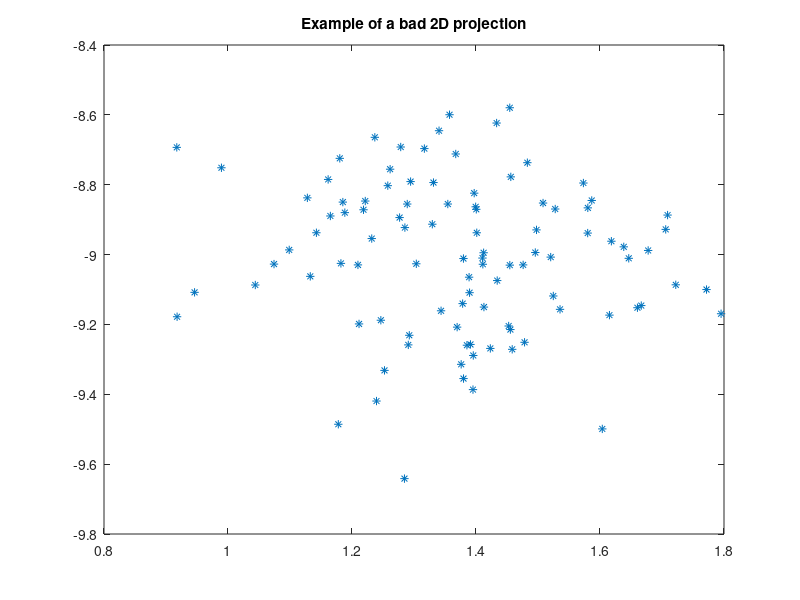

Write MATLAB code to recreate this figure.
N=100;
n=20;

A = [  -3.16157       -3.23618       -3.39714       -3.28363       -3.12574       -3.38417       -3.63314       -3.67908       -3.57880       -3.55694       -3.93156       -3.59332       -3.51939       -3.51703       -3.78061       -3.79425       -3.81037       -3.71708       -3.68700       -3.68767       -3.02509       -3.05074       -3.03496       -3.37963       -3.30828       -3.48747       -3.76795       -3.63781       -3.82792       -3.84969       -3.62338       -3.72080       -3.90727       -3.84041       -3.75970       -3.81044       -3.62548       -3.50144       -3.64054       -3.55402       -3.45676       -3.37631       -3.14181       -3.30599       -3.07090       -3.56525       -3.37906       -3.45549       -3.46619       -3.80665       -3.91610       -3.51905       -3.75861       -3.53218       -3.55007       -3.63229       -3.72780       -3.62096       -3.47106       -3.63839       -3.12485       -3.23639       -3.38850       -3.18732       -3.22602       -3.21455       -3.37471       -3.57676       -3.60364       -3.25678       -3.88145       -4.03564       -3.83400       -3.84010       -3.79464       -4.01852       -4.12026       -3.83111       -3.59462       -3.57681       -3.18613       -3.13735       -3.42701       -3.11346       -3.66996       -3.51365       -3.70084       -3.51134       -4.07716       -4.02569       -3.86293       -3.28223       -3.57235       -3.91163       -4.01799       -3.93999       -3.84253       -3.64680       -3.64823       -3.64145;
       12.93574       12.84626       13.43796       13.00471       13.31117       12.98826       13.14775       13.39955       12.70774       12.62817       12.74717       12.93369       12.73606       12.86168       12.80697       13.07129       12.86254       12.41782       12.38155       12.75294       13.09495       12.43620       13.31642       13.30178       13.25900       13.07956       13.05671       13.09230       12.88530       12.97768       13.06630       12.72844       12.99551       12.80086       12.50665       12.60013       12.46505       12.68756       12.50038       12.69968       12.93144       13.04471       13.28653       13.14087       12.97626       13.01728       12.98059       13.10412       12.87832       12.71339       13.16553       13.06959       13.08931       12.74441       12.73722       12.77591       12.78274       12.78731       12.62341       12.82351       13.16251       12.67824       13.12207       12.92018       13.22311       13.02851       13.21185       12.99401       13.07874       13.03780       12.75255       12.90300       13.16504       12.89605       13.16433       13.03824       12.48314       12.55021       12.55310       12.45009       12.90459       13.10551       13.41216       13.16890       12.77867       13.07155       12.92803       12.85936       13.10968       12.65711       12.72870       12.74931       12.73374       12.51628       12.50238       12.46101       12.78411       12.85132       12.92445       12.70150;
      -10.12369      -10.34390       -9.93912      -10.01578       -9.83570       -9.54133      -10.08962      -10.11638      -10.07732      -10.23819       -9.78701       -9.92143       -9.86628      -10.03513      -10.31672      -10.25573      -10.68084      -10.47002      -10.58940      -10.18874      -10.26728      -10.02932       -9.61733      -10.19361       -9.83783       -9.73227       -9.91418      -10.00364       -9.84084      -10.10573      -10.33257       -9.97414      -10.28479      -10.45022      -10.10362      -10.32963       -9.94138      -10.47714      -10.33240      -10.53096      -10.23194      -10.02253       -9.57349       -9.73814       -9.82442       -9.84739      -10.33201       -9.88685      -10.37597      -10.05652       -9.88500       -9.99578       -9.84597      -10.05912      -10.23528      -10.35020      -10.16110      -10.01305      -10.71528       -9.87312       -9.58060      -10.27762       -9.87322       -9.82544      -10.02255       -9.97550       -9.98832      -10.00444      -10.24436      -10.47269       -9.86118       -9.60893       -9.75601      -10.09214      -10.32780       -9.91798      -10.35475      -10.16148       -9.96206      -10.30425       -9.95646       -9.97315       -9.97103       -9.84934       -9.93141       -9.95312       -9.84452       -9.62145      -10.10937      -10.04647       -9.94300       -9.81171       -9.76477      -10.29830      -10.17643      -10.05542      -10.43584       -9.82618       -9.94916      -10.12054;
        0.46891        0.36808        0.62733        0.70862        0.74064        0.83737        0.61795        0.67920        0.68685        0.66082        0.67817        0.44067        0.46158        0.34028        0.67043        0.50139        0.19373        0.46806        0.71138        0.04394        0.30034        0.29335        0.80510        0.50446        0.96196        0.66190        0.87328        0.62954        0.60118        0.47885        0.73903        0.69357        0.64808        0.73255        0.62080        0.45133        0.53748        0.46113        0.50448        0.31306        0.34450        0.08286        0.63359        0.80463        0.57292        1.04353        0.88931        1.11834        0.64856        0.57922        0.91072        0.46096        0.74312        0.59751        0.55500        0.56877        0.45590        0.83464        0.20606        0.52321        0.51058        0.59304        0.82871        0.78791        1.03879        0.97607        0.73725        0.53097        0.79701        0.73988        0.72595        0.55782        0.44053        0.51602        0.42960        0.34846        0.76661        0.21455        0.27687        0.46460        0.32351        0.38549        0.80043        0.49964        0.80783        0.97179        0.55999        0.53546        0.71913        0.67061        0.67072        0.60913        0.69876        0.78104        0.55502        0.37498        0.51268        0.64000        0.31785        0.42888;
        2.63269        2.23027        2.83486        2.60118        2.68890        2.56117        2.37232        2.59997        2.49523        2.46676        2.91255        2.55083        2.56397        2.85198        2.25878        2.09878        2.18267        2.43686        2.54282        2.35944        2.77982        2.56975        2.87251        2.80422        2.66322        2.80135        2.83033        2.35709        2.56084        2.99403        2.49574        2.45354        2.47555        2.66954        2.60566        2.33140        2.54586        2.57815        2.65363        2.31793        2.41046        2.38079        2.66108        2.67474        2.60484        2.67978        2.97372        2.56960        2.79682        2.78409        2.68385        2.61724        2.40858        2.40366        2.11346        2.34655        2.46227        2.33377        2.05722        2.07175        2.60661        2.55679        2.36871        2.79333        2.76370        2.90096        2.59448        2.78814        2.60427        2.79751        2.30116        2.46743        2.76160        2.46476        2.13141        2.72635        2.00777        2.28734        2.27176        2.48955        2.43122        2.40979        2.93476        2.41920        2.59307        2.67186        2.72240        2.53992        2.94507        2.70021        2.56700        2.62171        2.32427        2.54559        2.57277        2.37724        2.36013        2.65104        2.28033        2.49120;
        4.13001        3.74636        4.88934        4.49874        4.81214        4.60950        4.49041        5.12361        4.80378        5.00331        5.03843        4.82966        4.72229        4.98966        4.74786        4.91172        4.45586        4.30680        4.65110        4.50674        4.03388        4.30089        4.67457        4.72364        4.69387        4.79379        4.92206        4.81582        4.58674        4.79897        4.74262        4.52708        4.41123        4.96986        4.54737        4.37936        4.64890        4.39782        4.13261        4.29589        4.20234        4.14083        4.84115        5.00028        4.83685        4.86937        4.64746        4.66409        5.00125        4.86432        4.78247        4.78756        4.73537        4.46350        4.80464        4.92117        4.75519        4.27799        4.71411        4.49697        3.94703        3.84501        4.63602        4.74220        4.90258        4.61207        4.99309        4.76050        4.90167        5.18685        4.64656        4.36174        4.87238        4.33865        4.43205        4.94269        4.41177        4.41384        4.36526        4.52361        4.33228        3.96719        4.64271        5.07465        4.84408        5.08742        4.89729        4.96611        4.82439        4.78944        5.29465        4.52082        4.86165        4.73606        4.21059        4.75960        4.64128        4.10131        4.43463        4.10142;
        4.41249        4.02413        4.45904        4.63833        4.82430        4.54082        4.95018        4.74746        4.93286        4.57361        4.74067        4.60814        4.41860        4.73417        4.43161        4.48694        4.60536        4.11550        4.19885        3.89105        4.42243        4.25751        4.72007        4.54382        4.71243        4.88746        4.81258        4.81838        4.78965        4.68015        4.73529        4.66484        4.59674        4.46863        4.27167        4.63009        4.46123        4.27141        4.17449        4.25676        4.43546        3.87721        4.55529        4.39244        4.63344        4.30483        4.59718        4.89436        4.81359        4.35448        4.71974        4.57726        4.53454        4.47533        4.47154        4.31463        4.81432        4.10915        4.30394        4.21256        4.44603        4.12961        4.78053        4.50872        4.37292        4.45118        4.60546        4.52764        4.41317        4.79565        4.82205        4.62056        4.60978        4.66637        4.45166        3.89190        4.23105        4.09742        4.39156        4.19005        4.39205        4.05396        4.42215        4.78195        4.51880        4.40180        4.83334        4.68109        4.53221        4.63342        4.58489        4.48477        4.72142        4.36152        4.43384        4.48363        4.29993        4.33047        3.98542        4.13089;
       -6.82586       -6.92746       -7.27341       -7.15183       -7.22080       -7.29804       -7.16655       -7.14003       -7.46270       -7.51334       -7.41535       -7.62342       -7.68121       -7.86454       -7.76339       -7.70633       -7.34354       -7.56025       -7.42382       -7.39280       -6.82089       -6.98041       -6.75026       -7.26369       -7.20869       -7.33298       -7.24835       -7.05408       -7.43676       -7.45566       -7.40121       -7.46576       -7.44970       -7.50437       -7.46113       -7.79536       -7.61221       -7.72548       -7.32046       -7.41665       -7.41051       -7.04799       -7.09418       -7.17366       -7.21052       -7.24259       -7.18877       -7.41505       -7.22964       -7.44960       -7.84522       -7.82560       -7.74437       -7.75670       -7.82704       -7.60474       -7.50237       -7.75748       -7.09383       -7.01157       -6.92367       -7.12315       -7.12741       -7.04184       -7.12252       -7.19988       -7.15576       -7.44480       -7.63356       -7.36711       -7.41112       -7.81075       -7.67417       -7.11683       -7.64864       -7.63198       -7.64212       -6.95583       -7.56471       -7.94905       -6.77849       -7.24593       -6.83297       -7.30749       -7.31205       -6.96405       -7.06035       -7.36361       -7.45739       -7.34002       -7.43242       -7.30032       -7.61811       -7.45411       -7.37288       -7.44825       -7.34075       -7.73362       -7.05800       -7.47974;
      -21.62484      -21.50553      -21.31266      -21.25393      -21.40380      -21.18850      -21.30460      -21.53748      -21.47934      -21.10113      -21.54017      -21.63135      -21.29183      -21.56066      -21.55202      -21.67323      -21.42365      -21.29517      -21.80494      -22.00523      -21.50008      -22.04394      -21.24677      -20.92106      -21.32371      -21.54997      -21.03339      -21.62063      -21.50784      -21.46566      -21.32787      -21.36356      -21.54437      -21.28966      -21.94527      -21.43928      -21.88938      -21.53989      -21.56178      -21.61577      -21.56896      -21.83450      -21.57935      -21.15731      -21.23021      -21.24899      -21.07473      -21.68607      -21.35284      -21.32385      -21.78938      -21.44424      -21.50624      -21.48771      -21.41550      -21.79942      -21.71445      -21.90985      -21.47740      -21.50083      -21.47108      -21.84135      -21.09910      -21.54936      -21.19014      -21.41509      -21.21675      -21.23559      -21.50350      -21.59761      -21.37167      -21.46637      -21.66454      -21.43908      -21.68629      -21.45176      -21.75260      -21.34481      -21.46352      -21.99166      -21.26799      -21.94707      -21.49514      -21.44241      -21.62532      -20.85672      -21.50398      -21.17998      -21.16791      -21.40201      -21.61135      -21.47333      -21.70740      -21.68856      -21.65877      -21.88193      -21.48093      -22.15465      -21.89161      -21.63819;
        2.80263        2.74849        3.03513        3.22096        3.33731        3.36918        2.93072        3.23872        3.11317        3.27077        3.05367        2.96791        2.92800        3.24821        2.96073        2.75641        2.94922        2.64585        2.64692        2.64999        3.01620        3.12775        3.12573        3.25489        3.45011        3.19101        2.89651        2.90295        3.33851        3.25288        2.87959        2.93612        3.43219        2.70664        2.96846        2.94553        2.71177        2.83523        2.56407        2.38135        3.02486        3.09903        3.30987        3.04202        3.29624        3.38306        3.36197        3.22501        3.24050        3.15660        2.94450        2.84847        2.98259        2.75142        2.91913        2.80367        2.76362        2.59633        2.96770        2.82964        2.72183        3.03297        3.47904        3.37011        2.61692        3.53692        3.41312        3.21780        3.34532        3.17913        3.09483        2.90928        3.10993        2.90904        2.88592        2.88463        3.23742        2.98574        2.90698        2.53740        3.24900        2.74123        3.39684        3.00774        3.14961        3.42907        3.38123        3.10744        3.36908        3.10462        3.10965        3.16149        2.94646        2.92018        2.97515        3.20700        2.96580        2.80843        2.71238        2.62042;
        8.36499        8.50323        8.37178        8.01673        7.89205        8.15726        7.95270        7.94181        7.72588        7.86844        7.78685        7.37512        7.39999        7.78453        7.78762        7.69255        7.81215        7.85192        7.75762        8.04369        8.56376        8.53403        8.12382        8.36939        8.17564        8.01211        7.95313        7.98701        7.93852        7.63415        7.84269        7.43162        7.34847        7.52830        7.47172        7.67137        7.84658        7.73206        7.58544        7.53641        9.01296        8.63725        8.42768        8.24774        8.24859        7.91830        8.01811        7.80070        7.82815        7.99747        7.62590        7.46877        7.57626        7.67697        7.72590        7.52962        7.72769        7.90004        7.63510        7.64639        8.85141        8.84437        8.52640        8.18508        7.98221        7.80272        7.81613        7.87493        7.93183        7.90021        7.83811        7.54618        7.62568        7.39765        7.83695        7.44376        7.64555        7.44785        7.71314        7.98452        8.93060        8.78484        8.26855        8.55856        8.75519        7.88041        7.83605        7.90127        7.95605        7.93009        7.85238        7.30287        7.73200        7.50634        7.59938        7.66484        7.66124        7.70466        7.41377        7.91713;
       10.39567       10.60646       11.09808       11.21386       11.27454       11.45957       11.67553       11.43272       11.29778       11.25836       11.04558       11.29048       11.06341       11.09301       11.13823       10.87414       11.18842       11.31365       10.74093       11.07897       10.34527       10.61661       11.03188       11.52236       11.33164       11.40987       11.41002       11.71403       11.57010       11.20622       11.49567       11.24712       11.03095       11.09374       11.16322       11.09204       11.13418       11.07920       10.67799       10.97911       10.62582       10.55261       11.10259       11.58293       11.21198       11.49287       11.42416       11.23966       11.38984       11.31037       11.16225       11.57016       10.94791       11.49553       11.32448       10.97982       10.90658       10.90989       10.81150       10.72917       10.72681       10.95004       10.99488       11.43440       11.54128       11.42144       11.49096       11.25349       11.57662       11.41045       11.65765       11.30187       11.10334       11.43651       11.26284       11.10375       11.06896       10.99537       10.80584       10.71963       10.63332       10.75843       11.19341       11.15717       11.63404       11.20750       11.27300       11.31878       11.27575       10.98269       11.29465       11.72478       11.34189       11.23914       11.41309       11.30098       11.01064       11.12829       10.84637       10.79844;
       -3.89644       -4.02956       -3.60680       -3.96069       -3.86199       -3.92184       -4.09939       -3.76535       -3.75447       -3.92872       -4.24257       -4.61648       -3.94566       -4.31234       -4.20157       -4.05994       -4.25529       -4.00774       -4.17086       -4.02444       -4.34513       -4.00315       -4.00592       -4.32359       -4.37255       -3.92033       -4.16763       -4.09760       -4.18166       -4.34592       -4.07506       -3.74053       -4.14667       -3.87035       -4.09884       -4.10849       -4.29251       -4.34393       -4.24265       -4.43293       -4.00734       -4.06265       -3.55582       -4.13424       -3.86506       -3.91477       -3.99576       -4.19846       -4.06983       -3.97610       -3.97517       -3.80679       -4.20643       -4.24746       -4.41248       -4.65123       -4.10240       -4.34457       -4.27630       -4.72936       -4.08668       -3.95432       -3.34903       -4.14626       -3.80303       -4.17736       -4.07521       -3.66496       -4.10537       -4.09645       -4.01481       -4.06046       -4.03293       -4.11069       -4.52426       -4.10801       -3.93221       -4.33964       -4.32566       -4.36515       -4.40238       -4.36040       -4.03768       -3.72331       -3.87383       -4.16945       -4.10246       -4.04806       -4.15129       -3.93391       -3.99266       -4.16690       -4.13761       -4.11835       -4.21758       -3.96223       -4.08545       -4.58143       -4.07053       -4.43957;
      -18.21175      -18.40347      -18.07213      -18.19146      -18.50549      -18.46783      -18.40491      -18.54396      -18.34267      -18.55106      -18.42259      -18.64384      -18.79049      -18.40907      -18.40975      -18.64887      -18.55763      -18.81645      -18.66156      -18.83842      -18.48678      -18.57596      -18.29211      -18.43293      -18.84500      -18.59664      -18.15010      -18.49728      -18.57346      -18.32740      -18.63895      -18.77849      -18.49373      -18.92028      -18.61179      -18.77235      -18.62692      -18.42777      -18.82976      -18.47549      -18.33831      -18.67404      -18.13193      -18.28014      -18.72673      -18.43870      -18.32378      -17.93856      -18.59364      -18.65210      -18.39237      -18.67850      -18.51941      -18.67620      -18.55752      -18.63309      -18.45132      -18.81214      -18.61143      -18.87706      -18.61392      -18.71895      -18.27412      -18.15749      -18.45684      -18.57626      -18.42013      -18.35330      -18.45370      -18.55776      -18.62629      -18.18811      -18.54703      -18.72334      -18.55204      -18.62387      -18.41196      -18.78392      -18.55247      -18.50053      -18.60794      -18.54958      -18.37069      -18.21501      -18.74937      -18.40378      -18.39923      -18.31208      -18.45032      -18.82148      -18.68895      -18.64486      -18.48261      -18.66598      -18.29805      -18.93439      -18.68319      -18.89313      -18.72633      -18.82841;
        2.03162        2.35579        2.46453        2.38708        1.95182        2.02137        2.13559        2.26465        1.96171        2.26853        1.88459        2.43787        1.98936        1.85516        1.70191        2.04770        2.08341        1.85122        1.70620        1.76950        2.25777        2.16438        2.18790        1.82687        2.32378        2.39441        2.12466        2.27259        2.10722        2.00369        1.88549        2.29767        2.24464        1.87620        2.15643        1.93004        1.78505        1.72339        1.91237        1.73373        2.20630        2.16965        2.28564        2.41236        2.42849        2.32790        2.35123        2.03903        2.00881        2.23042        1.84981        2.38155        2.11046        2.05977        1.70200        2.09553        1.91190        2.13752        1.58767        2.02686        1.83929        2.19010        1.71245        2.23008        2.05653        2.21381        2.10850        2.05816        2.31063        2.02317        1.97707        1.86495        1.80420        1.78422        2.29433        2.04674        1.75650        2.20936        1.45767        2.05190        2.38924        2.44869        2.46013        2.36424        2.40506        1.97204        2.01050        2.23837        2.25623        2.29881        2.09845        2.02222        1.91963        2.12891        1.93392        2.04518        1.73154        1.56036        2.12568        1.99519;
      -18.12181      -18.18807      -17.96229      -17.34802      -17.64009      -17.61093      -17.41889      -17.72102      -17.64407      -17.72521      -17.47664      -17.76817      -17.84411      -17.84922      -17.59122      -17.84990      -17.93557      -18.24891      -18.27804      -18.06014      -17.54592      -18.23694      -17.55469      -17.42917      -17.55276      -17.46154      -17.73793      -17.70969      -17.76026      -17.82713      -18.16733      -17.65002      -17.75844      -17.68116      -17.80357      -17.63829      -17.85705      -18.15146      -17.98057      -18.62023      -17.77128      -18.25807      -17.96711      -17.39909      -17.31165      -17.70511      -17.44028      -17.65461      -17.59305      -17.58596      -17.90445      -18.03401      -18.08523      -17.61831      -17.69723      -17.69153      -18.02734      -17.94230      -18.29098      -18.06114      -18.12334      -18.48561      -17.38863      -17.83211      -17.44967      -17.40942      -17.70326      -17.66827      -17.62998      -17.64416      -18.08753      -17.75882      -17.93912      -18.04726      -17.88363      -18.25921      -17.66195      -18.25067      -17.97055      -18.20389      -17.87749      -18.10419      -17.39212      -17.52180      -17.65690      -17.50352      -17.21106      -17.80969      -17.73425      -17.85311      -17.71784      -18.07499      -18.00548      -18.00500      -17.89885      -18.15450      -18.04845      -18.00106      -18.20329      -18.07191;
       13.30238       12.86076       13.03958       12.66580       12.80714       12.68491       12.74899       12.33006       12.67903       12.46631       12.30851       12.45492       12.23475       12.11313       12.30358       12.38838       12.20894       12.25091       12.49637       12.43930       13.09779       13.11468       12.78302       12.99561       12.76782       12.79595       12.91992       12.61266       12.48936       12.32883       12.49238       12.53136       12.41560       12.36763       12.11849       12.38247       12.18873       12.30559       12.36043       12.67569       13.56807       13.20994       12.78697       12.93761       12.59283       12.69914       12.03368       12.43053       12.32704       12.23554       12.51408       12.41992       12.10219       12.24868       12.46904       12.25848       12.28337       12.13184       12.16202       12.30756       13.15429       12.94166       12.94991       13.01640       12.97209       12.77635       12.80011       12.33551       12.34471       12.29052       12.37133       12.44580       12.31740       12.33656       11.91183       12.37080       12.55034       12.37127       12.22355       12.49953       12.99090       12.75535       12.56500       12.34785       12.57606       12.67676       12.66292       12.41390       12.31708       12.10313       12.25314       12.28917       12.09361       12.41547       12.53799       12.67312       12.27551       12.49405       12.19544       12.38068;
       -2.68172       -2.70967       -2.74436       -2.67719       -2.79300       -3.18360       -3.03795       -2.96768       -3.13390       -3.31501       -3.47684       -3.27009       -3.04731       -3.30086       -3.58848       -3.25112       -3.27490       -3.12789       -3.24625       -3.43985       -3.32847       -3.08386       -2.99757       -2.74588       -2.91860       -2.77658       -3.18205       -3.10729       -2.94659       -2.73620       -3.25657       -3.28643       -3.36802       -3.06713       -3.08601       -3.36664       -3.40010       -3.17423       -3.56693       -3.05403       -2.69611       -2.82542       -2.71762       -2.80682       -3.20582       -3.05211       -3.20993       -3.21063       -2.88576       -2.99018       -2.97093       -3.21429       -3.14693       -3.28912       -3.20538       -2.90432       -3.61995       -3.49144       -3.36266       -3.88540       -2.86491       -3.03849       -2.62230       -3.06316       -2.88247       -3.03194       -3.15038       -3.03082       -3.02848       -3.49654       -3.18986       -2.98170       -3.29335       -3.16426       -3.21516       -3.38982       -3.31310       -3.52086       -3.24752       -3.28541       -3.14638       -2.79293       -2.76699       -2.56288       -2.64040       -2.89406       -3.07136       -2.93625       -2.97641       -2.59055       -2.85962       -3.07348       -3.25074       -3.40640       -3.54210       -3.70818       -3.27699       -3.65410       -3.56332       -3.39847;
       20.58472       20.31964       20.60780       21.01180       20.69480       20.62672       20.66102       20.35583       20.67258       20.57941       21.01771       20.49971       20.75803       20.22683       20.52083       20.33076       20.09672       20.35374       20.07275       20.11333       20.73259       20.42705       20.71234       20.97183       20.59505       20.39736       20.29223       20.68607       21.01313       20.59596       20.81553       20.06476       20.29167       20.47497       20.68064       20.34641       20.16986       20.07504       20.49845       20.47368       20.15246       20.29348       20.94536       20.19651       20.71337       20.81677       20.51246       20.65795       20.40930       20.79381       20.72576       20.52123       20.70470       20.54618       20.16306       20.18006       20.10357       20.27495       20.50271       20.24819       20.46472       20.16835       20.58324       20.78245       20.54293       20.65424       20.56265       20.59243       20.15151       20.73654       20.68267       20.53751       20.30576       20.65709       20.80117       20.58323       20.25329       20.46725       20.03827       20.35659       20.32535       20.19208       21.03750       20.86827       20.86526       20.67617       20.64275       20.64590       20.66626       20.74111       20.54470       20.63979       20.73692       20.87251       20.26817       20.56317       20.11481       20.60153       20.06071       20.21303;
        6.40105        6.32326        7.14964        6.97385        6.74827        6.97558        6.89685        6.76400        6.77989        6.95852        6.51112        7.22057        6.93719        6.55276        6.87336        6.60518        6.42840        6.41907        6.61114        6.44400        6.50839        5.88868        6.80612        6.96491        7.24094        6.75079        7.06469        7.17581        6.55068        6.84506        7.14251        6.98341        6.90785        6.42309        6.43758        6.58527        6.35895        6.52810        6.52313        6.19090        6.33616        6.32610        6.90510        6.93873        7.00478        6.76892        6.69556        6.92614        6.96211        6.79794        6.78995        6.57163        6.98185        6.49153        6.80925        6.76856        6.14595        6.70755        6.49734        5.81966        6.49300        6.43116        6.72983        7.15527        6.99519        6.86508        6.61584        7.19036        7.21532        6.56079        6.84148        6.74361        7.06812        6.48525        6.77018        6.33459        6.46103        6.54269        6.34318        6.29294        6.33686        6.39911        6.57484        6.87036        7.04370        6.57608        6.77765        6.92999        6.41520        7.17997        6.52977        6.24596        6.67147        6.71859        6.86423        6.66702        6.89926        6.66310        6.44959        6.08446];

Qexample = orth(rand(n));
Cexample = Qexample(1:2,:)*A;

figure;
axis equal;
plot(Cexample(1,:),Cexample(2,:),'*');
title('Example of a bad 2D projection');
clear Cexample Qexample;
